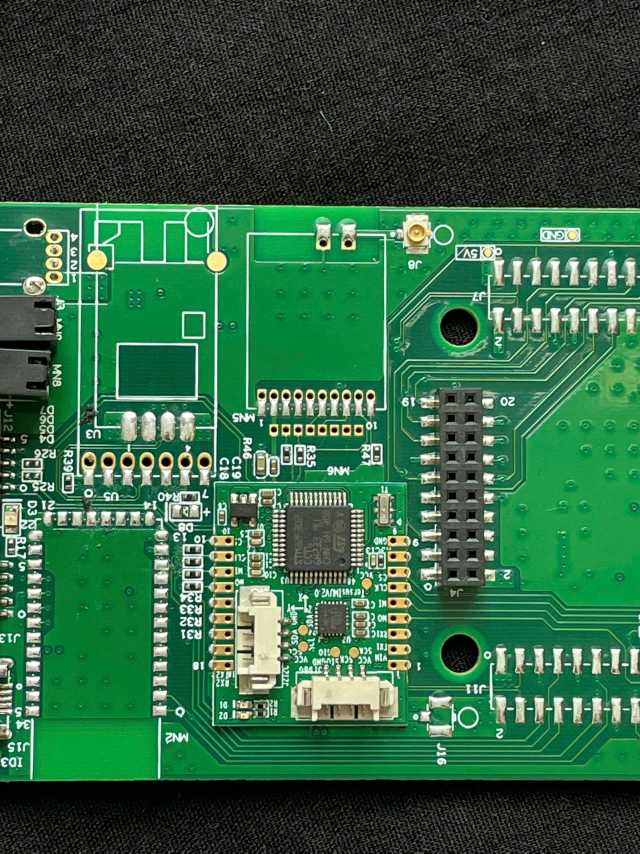
#> input picture tuchup/1.jpg, 1920 x 2560 px, given in place of 1.tiff, which was not available (shown at 1/3 size)
$ python codetest.py
#> lines starting #> are read from the running program, lines starting #| are printed output that depends on the picture; after the words box and inside, x2 and y2 are one past the last pixel; in counts of white or black regions, pixels touching at a corner belong together; pictures that were not available may be replaced by others from this repository, and a replacement may not be noted
import cv2
import numpy as np
import matplotlib.pyplot as plt
PIXELS_PER_MM = 24.0
SPEC_MIN_MM = 0.25
SPEC_MAX_MM = 0.6
MAX_SOLDER_AREA = 500
MAX_ASPECT_RATIO = 2.5
img = cv2.imread("1.tiff")
#> img is the input picture: shape (2560, 1920, 3); mean B, G, R 68.9, 101.4, 50.7
assert img is not None, "loi anh"
h, w = img.shape[:2]
scale = 900 / max(h, w)
img = cv2.resize(img, (int(w * scale), int(h * scale)))
#> img: shape (900, 675, 3)
orig = img.copy()
output = img.copy()
hsv = cv2.cvtColor(img, cv2.COLOR_BGR2HSV)
#> hsv: shape (900, 675, 3); mean H, S, V 53.5, 126.6, 101.6
mask_hsv = cv2.inRange(hsv, np.array([0, 0, 160]), np.array([180, 80, 255]))
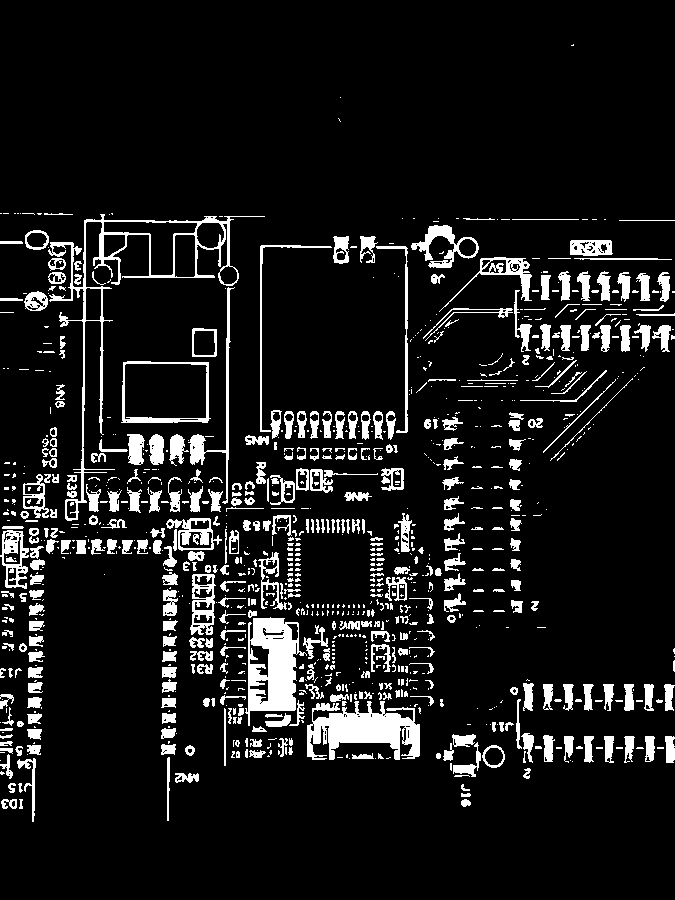
#> mask_hsv: shape (900, 675); 10% white; 1061 white regions (639 under 20 px), largest, box (x1, y1, x2, y2) and area: (48, 214, 265, 521) 3885, (307, 701, 420, 760) 3870, (245, 617, 307, 726) 3755
gray = cv2.cvtColor(img, cv2.COLOR_BGR2GRAY)
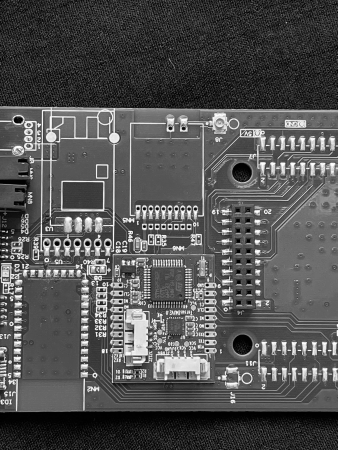
#> gray: shape (900, 675) (shown at 1/2 size); min 0, max 255, mean 82.4
kernel_th = cv2.getStructuringElement(cv2.MORPH_RECT, (15, 15))
tophat = cv2.morphologyEx(gray, cv2.MORPH_TOPHAT, kernel_th)
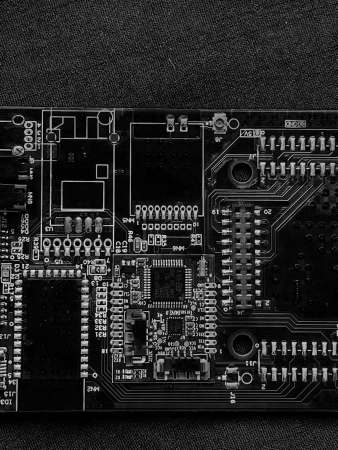
#> tophat: shape (900, 675) (shown at 1/2 size); min 0, max 243, mean 37.6
_, mask_th = cv2.threshold(tophat, 40, 255, cv2.THRESH_BINARY)
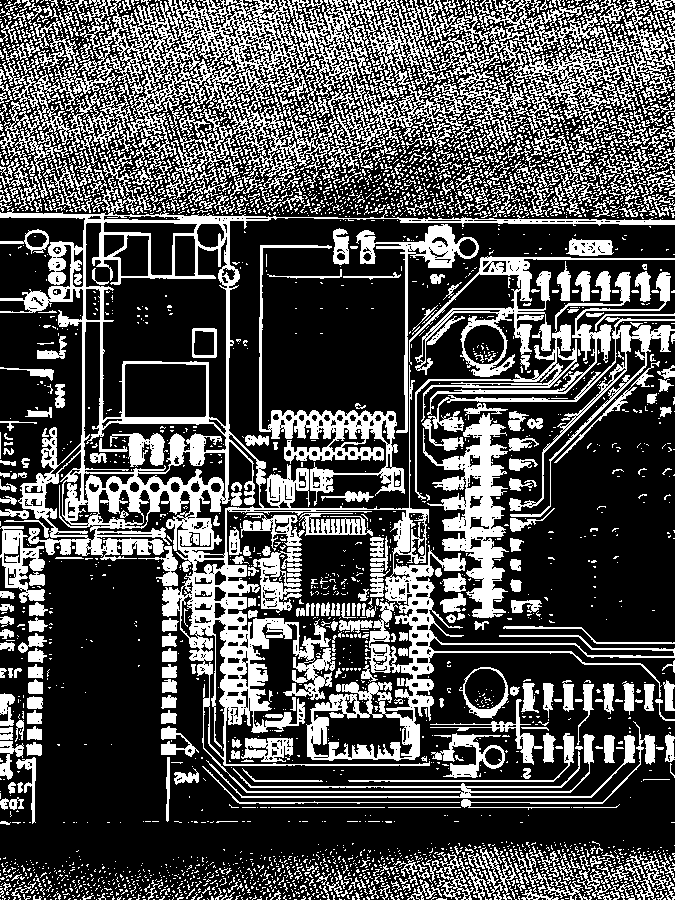
#> mask_th: shape (900, 675); 31.6% white; 3757 white regions (3125 under 20 px), largest, box (x1, y1, x2, y2) and area: (0, 154, 675, 798) 49272, (66, 0, 474, 199) 24860, (418, 0, 675, 143) 10057
mask = cv2.bitwise_and(mask_hsv, mask_th)
#> mask: shape (900, 675); 9.3% white; 1082 white regions (652 under 20 px), largest, box (x1, y1, x2, y2) and area: (48, 214, 265, 521) 3872, (245, 618, 307, 726) 1736, (329, 701, 420, 759) 1070
kernel = cv2.getStructuringElement(cv2.MORPH_ELLIPSE, (3, 3))
mask = cv2.morphologyEx(mask, cv2.MORPH_OPEN, kernel, iterations=2)
#> mask: shape (900, 675); 3.8% white; 283 white regions (73 under 20 px), largest, box (x1, y1, x2, y2) and area: (411, 225, 455, 251) 469, (400, 717, 420, 758) 451, (128, 434, 144, 465) 381
mask = cv2.morphologyEx(mask, cv2.MORPH_CLOSE, kernel, iterations=2)
#> mask: shape (900, 675); 3.8% white; 260 white regions (61 under 20 px)
dist_map = cv2.distanceTransform(mask, cv2.DIST_L2, 5)
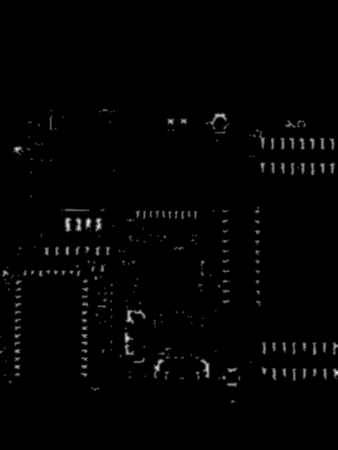
#> dist_map: shape (900, 675) float32 (shown at 1/2 size); min 0, max 7.2, mean 0.0798; drawn with min black and max white
contours, _ = cv2.findContours(mask, cv2.RETR_EXTERNAL, cv2.CHAIN_APPROX_SIMPLE)
#> contours = 260 contours, 82 with area under 20; largest, box (x1, y1, x2, y2) and area: (250, 611, 292, 649) 569, (248, 663, 270, 711) 510, (411, 225, 455, 260) 458, (400, 717, 420, 758) 414, (307, 717, 329, 758) 383
error_crops = []
count_ok = 0
count_error = 0
for c in contours:
    area = cv2.contourArea(c)
    if area < 20 or area > MAX_SOLDER_AREA: continue
    rect = cv2.minAreaRect(c)
    (cx, cy), (rw, rh), angle = rect
    if rw == 0 or rh == 0: continue
    ratio = max(rw, rh) / min(rw, rh)
    if ratio > MAX_ASPECT_RATIO: continue
    perimeter = cv2.arcLength(c, True)
    circularity = 4 * np.pi * area / (perimeter * perimeter + 1e-6)
    if circularity < 0.3: continue
    x, y, w_b, h_b = cv2.boundingRect(c)
    roi_dist = dist_map[y:y+h_b, x:x+w_b]
    if roi_dist.size == 0: continue
    width_px = roi_dist.max() * 2.0
    width_mm = width_px / PIXELS_PER_MM
    is_error = False
    if width_mm < SPEC_MIN_MM:
        color, label, status = (0, 0, 255), f"{width_mm:.2f}", "THIEU"
        is_error = True
    elif width_mm > SPEC_MAX_MM:
        color, label, status = (255, 0, 0), f"{width_mm:.2f}", "DU"
        is_error = True
    else:
        color, label, status = (0, 255, 0), "", "OK"
    if is_error:
        count_error += 1
        pad = 10
        y1, y2 = max(0, y-pad), min(img.shape[0], y+h_b+pad)
        x1, x2 = max(0, x-pad), min(img.shape[1], x+w_b+pad)
        crop = orig[y1:y2, x1:x2].copy()
        error_crops.append((crop, status, width_mm))
    else:
        count_ok += 1
    box = cv2.boxPoints(rect).astype(int)
    cv2.drawContours(output, [box], 0, color, 1)
    if label != "":
        cv2.putText(output, label, (int(cx), int(cy)), cv2.FONT_HERSHEY_SIMPLEX, 0.3, color, 1)
#> this loop made 260 passes
#> (area, cx, cy, rw, rh, angle, ratio, perimeter) on passes 2, 5, 34, 38: (70.5, 189.4, 777.8, 8.51, 17.18, -85.6, 2.02, 49.84), (30, 363, 756, 4, 10, -90, 2.5, 24.97), (20, 364.5, 715, 4.95, 4.95, -45, 1, 17.31), (20, 240.5, 711.5, 5.66, 4.24, -45, 1.33, 18.14)
print(f"Thong ke: OK: {count_ok} | LOI: {count_error}")
#| Thong ke: OK: 130 | LOI: 17
plt.figure(figsize=(10, 8))
plt.imshow(cv2.cvtColor(output, cv2.COLOR_BGR2RGB))
plt.title(f"AOI Result - Found {count_ok + count_error} joints")
plt.axis("off")
plt.show()
if error_crops:
    num_errors = len(error_crops)
    cols = 5
    rows = (num_errors // cols) + (1 if num_errors % cols != 0 else 0)

    fig, axes = plt.subplots(rows, cols, figsize=(15, rows * 3))
    fig.suptitle("DANH SACH MOI HAN LOI (THIEU/DU)", fontsize=16, color='red')
    axes = axes.flatten()
    for i in range(len(axes)):
        if i < num_errors:
            crop, status, val = error_crops[i]
            axes[i].imshow(cv2.cvtColor(crop, cv2.COLOR_BGR2RGB))
            color_text = 'red' if status == "THIEU" else 'blue'
            axes[i].set_title(f"{status}: {val:.2f}mm", color=color_text, fontsize=10)
        axes[i].axis("off")
#> this loop made 20 passes
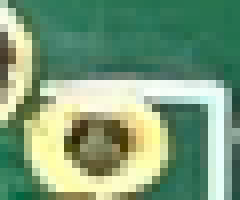
#> crop: shape (25, 30, 3) (shown 8 times larger); mean of channels 0, 1, 2 122.2, 155.7, 122.8; drawn as B, G, R
    plt.tight_layout()
    plt.subplots_adjust(top=0.9)
    plt.show()
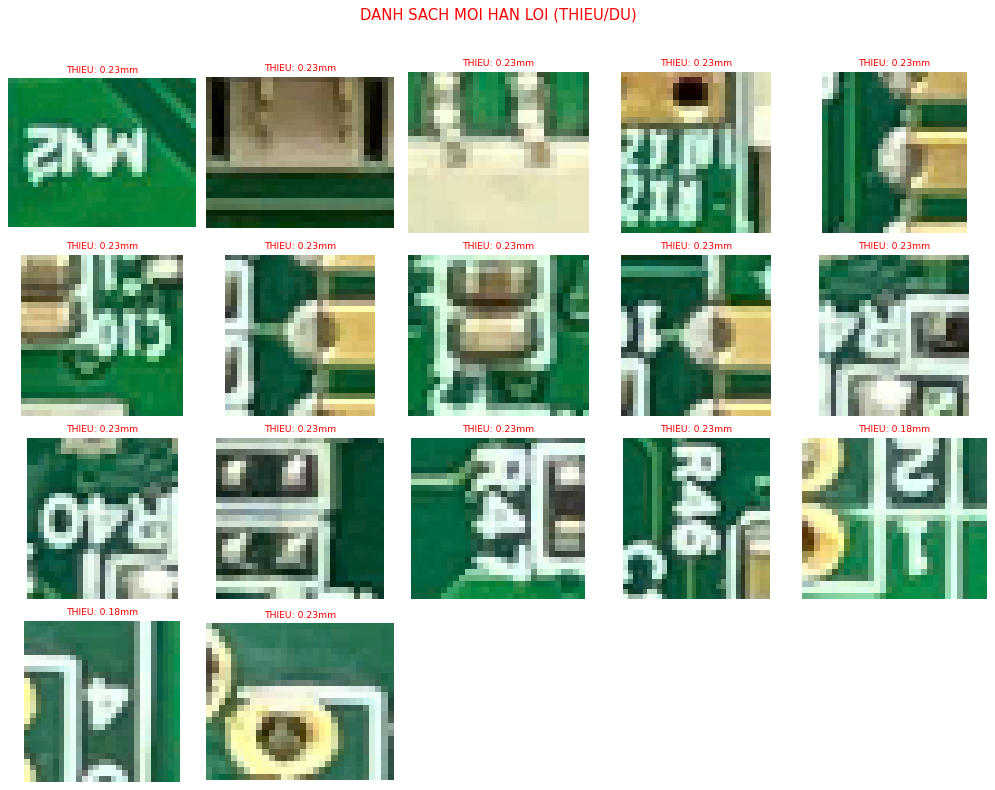
#> figure drawn by matplotlib, 17 panels

$ run again, with tuchup/2.jpg copied over tuchup/1.jpg
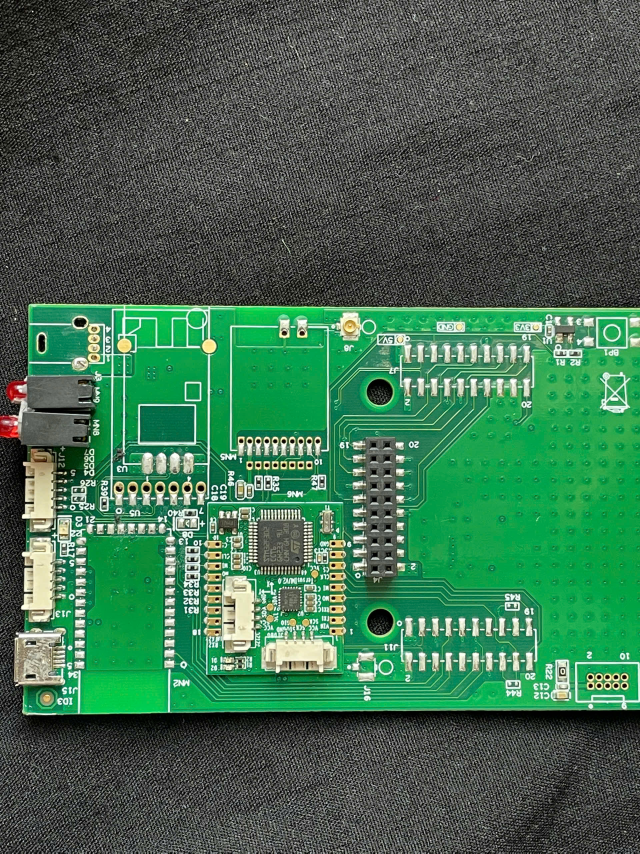
#> input picture tuchup/2.jpg, 1920 x 2560 px, given in place of 1.tiff, which was not available (shown at 1/3 size)
#> img is the input picture: shape (2560, 1920, 3); mean B, G, R 81.3, 108.2, 65.8
#> img: shape (900, 675, 3)
#> hsv: shape (900, 675, 3); mean H, S, V 42.9, 87.5, 108.5
#> `mask_hsv = cv2.inRange(hsv, np.array([0, 0, 160]), np.array([180, 80, ..`:
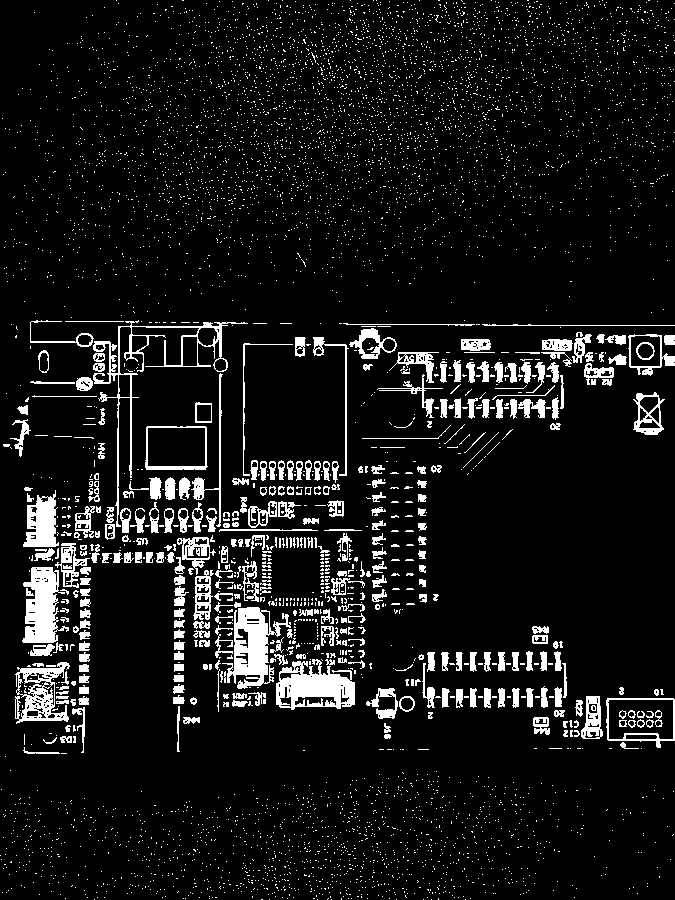
#> mask_hsv: shape (900, 675); 8.7% white; 5673 white regions (5316 under 20 px), largest, box (x1, y1, x2, y2) and area: (222, 607, 291, 689) 2505, (276, 659, 355, 710) 2449, (22, 567, 69, 643) 2163
#> mask_th: shape (900, 675); 49.3% white in thin lines or dots
#> contours = 214 contours, 67 with area under 20; largest, box (x1, y1, x2, y2) and area: (227, 632, 268, 686) 604, (173, 597, 185, 704) 594, (164, 477, 205, 500) 504, (23, 567, 57, 596) 418, (234, 602, 265, 632) 414
#> the loop `for c in contours:` made 214 passes
#> (area, cx, cy, rw, rh, angle, ratio, perimeter) on passes 2, 5, 6, 8, 12, 18, 21, 33: (29.5, 657.5, 742, 10, 5, -90, 2, 27.21), (28.5, 191.7, 719.3, 6.36, 7.07, -45, 1.11, 26.04), (40, 28, 717, 6, 12, -90, 2, 32.63), (59, 60.7, 716.2, 8.51, 15.03, -84.81, 1.77, 42.77), (37.5, 45.75, 706.8, 8.49, 9.19, -45, 1.08, 34.53), (30.5, 292.9, 703, 12.16, 4.95, -81.87, 2.46, 32.87), (22, 47.5, 696.5, 5.66, 4.24, -45, 1.33, 18.14), (34.5, 39.75, 690.8, 8.49, 4.95, -45, 1.71, 24.38)
#| Thong ke: OK: 74 | LOI: 30
#> the loop `for i in range(len(axes)):` made 30 passes
#> after the loop `for i in range(len(axes)):`:
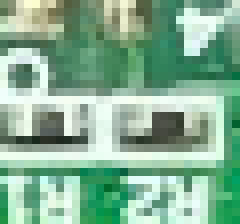
#> crop: shape (28, 30, 3) (shown 8 times larger); mean of channels 0, 1, 2 148.9, 176.7, 134; drawn as B, G, R

$ run again, with tuchup/6.jpg copied over tuchup/1.jpg
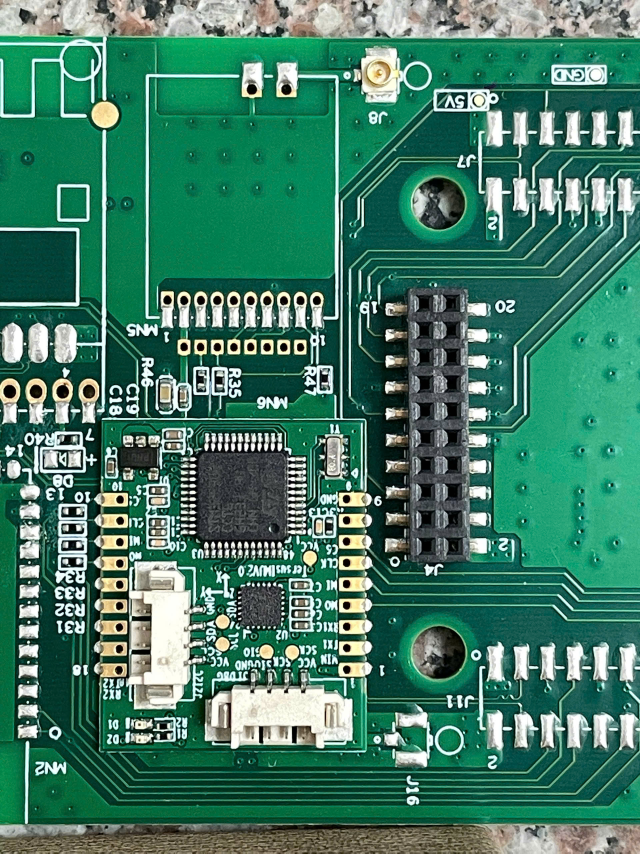
#> input picture tuchup/6.jpg, 1920 x 2560 px, given in place of 1.tiff, which was not available (shown at 1/3 size)
#> img is the input picture: shape (2560, 1920, 3); mean B, G, R 102.3, 123.5, 65.5
#> img: shape (900, 675, 3)
#> hsv: shape (900, 675, 3); mean H, S, V 72.3, 156.1, 124.3
#> `mask_hsv = cv2.inRange(hsv, np.array([0, 0, 160]), np.array([180, 80, ..`:
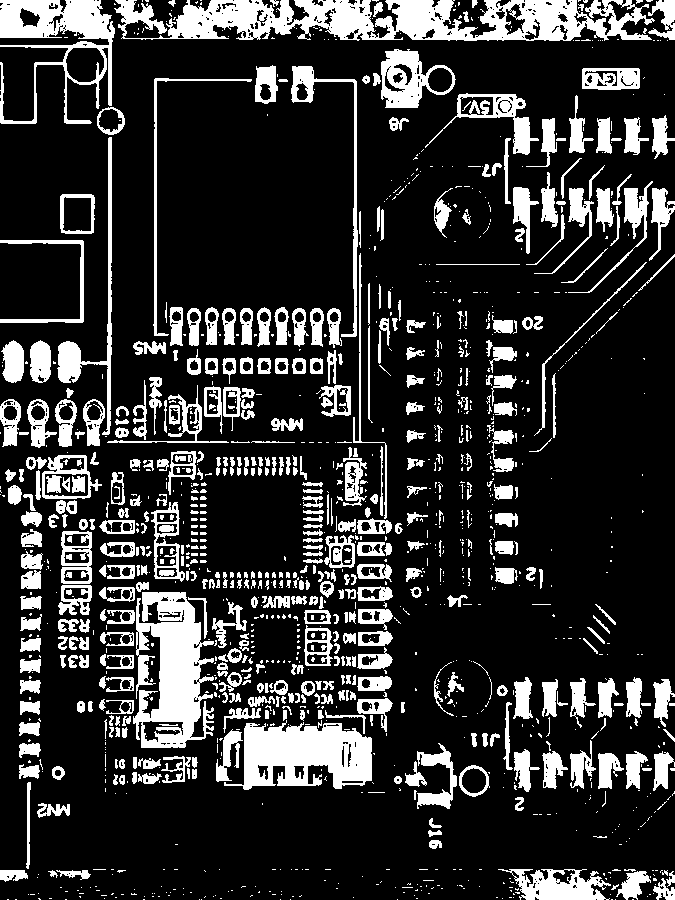
#> mask_hsv: shape (900, 675); 19.7% white; 1376 white regions (870 under 20 px), largest, box (x1, y1, x2, y2) and area: (114, 0, 655, 41) 13546, (133, 592, 214, 748) 7755, (224, 720, 372, 790) 6640
#> mask_th: shape (900, 675); 33.1% white; 2057 white regions (1822 under 20 px), largest, box (x1, y1, x2, y2) and area: (0, 48, 675, 790) 56618, (0, 387, 675, 851) 29458, (406, 187, 675, 593) 21723
#> contours = 468 contours, 196 with area under 20; largest, box (x1, y1, x2, y2) and area: (373, 49, 429, 108) 1838, (178, 0, 294, 39) 1768, (136, 582, 195, 650) 1338, (328, 730, 372, 789) 1141, (563, 7, 643, 41) 1000
#> the loop `for c in contours:` made 468 passes
#> (area, cx, cy, rw, rh, angle, ratio, perimeter) on passes 2, 3, 7, 14, 16, 21, 39, 43: (27.5, 657.3, 890.3, 4.24, 7.78, -45, 1.83, 22.38), (20, 594, 880.5, 3.54, 6.36, -45, 1.8, 18.97), (101, 576.5, 879, 13.44, 12.02, -45, 1.12, 49.25), (38, 551, 874.5, 9.19, 6.36, -45, 1.44, 28.63), (25, 434, 842.5, 5, 10, -90, 2, 27.46), (27, 48.74, 809.9, 10.03, 4.64, -68.2, 2.16, 26.63), (22.5, 266.3, 759.3, 5.66, 4.95, -45, 1.14, 19.56), (428, 634.9, 769.7, 35.71, 20.01, -85.24, 1.78, 107.4)
#| Thong ke: OK: 127 | LOI: 75
#> the loop `for i in range(len(axes)):` made 75 passes
#> after the loop `for i in range(len(axes)):`:
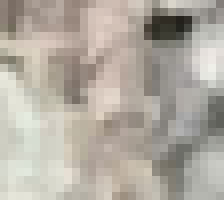
#> crop: shape (25, 28, 3) (shown 8 times larger); mean of channels 0, 1, 2 161.8, 171.6, 178; drawn as B, G, R
